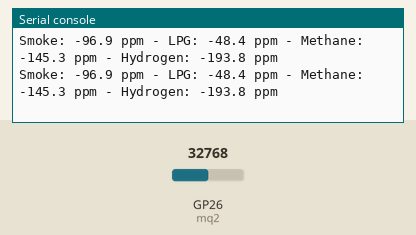
Simulated run of this program. Board: Raspberry Pi Pico running MicroPython. Shown: the last lines printed to the serial console. The test bench sets the inputs (shaded band); at power-on: GP26 (mq2) = 32768 (analog values on the 0–65535 scale).

Above: at 1.2 s.
1.3 s: GP26 (mq2) set to 45874
At 2.6 s:
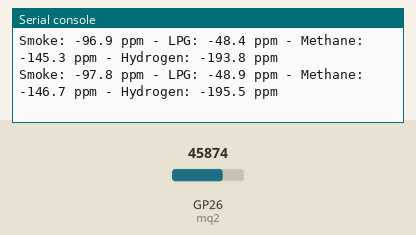
2.8 s: GP26 (mq2) set to 57670
At 3.8 s:
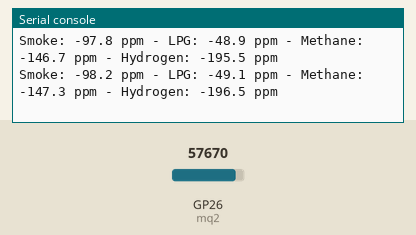
Timing chart, 0 to 5.8 s (numbered marks = the images above; inputs shaded):
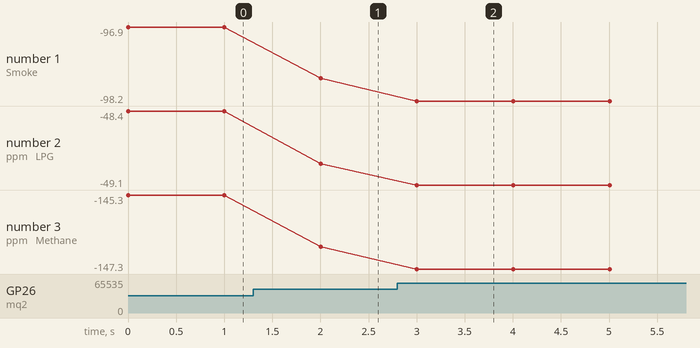

The program:

project9.py
```python
from machine import Pin, ADC
import time

# Initialize the MQ-2 sensor on GPIO pin 26
mq2 = ADC(Pin(26))

# Calibration values for MQ-2 sensor (These values may vary depending on the sensor and environment)
Ro = 10.0  # resistance in clean air
Rl = 1.0   # resistance in gas

def get_gas_resistance(adc_value):
    return (1023 / adc_value - 1) * (Ro / 10)

def get_gas_ppm(gas_resistance):
    return (gas_resistance / Rl) * 100

while True:
    # Read the analog value from the MQ-2 sensor
    adc_value = mq2.read_u16()

    # Calculate gas resistance
    gas_resistance = get_gas_resistance(adc_value)

    # Calculate gas ppm
    gas_ppm = get_gas_ppm(gas_resistance)

    # Print the equivalent ppm values for various gases
    print("Smoke: {:.1f} ppm - LPG: {:.1f} ppm - Methane: {:.1f} ppm - Hydrogen: {:.1f} ppm".format(
        gas_ppm, gas_ppm * 0.5, gas_ppm * 1.5, gas_ppm * 2.0))

    # Wait for 1 second before the next reading
    time.sleep(1)
```

Measured:
- after the input at 1.3 s, the serial console: prints a new line after 0.70 s (image 1)
- after the input at 2.8 s, the serial console: prints a new line after 0.20 s (image 2)
- plotted number 1: -96.9 → -97.8 after the input at 1.3 s, -97.8 → -98.2 after the input at 2.8 s
- plotted number 2: -48.4 → -48.9 after the input at 1.3 s, -48.9 → -49.1 after the input at 2.8 s
- plotted number 3: -145.3 → -146.7 after the input at 1.3 s, -146.7 → -147.3 after the input at 2.8 s
